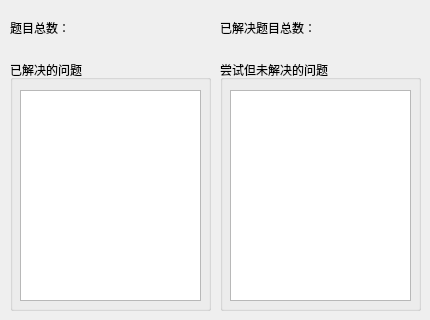
     <widget class="QWidget" name="more_fun2">
      <widget class="QGroupBox" name="p_problem_list">
       <property name="geometry">
        <rect>
         <x>10</x>
         <y>60</y>
         <width>201</width>
         <height>251</height>
        </rect>
       </property>
       <property name="title">
        <string>已解决的问题</string>
       </property>
       <widget class="QTextBrowser" name="pass_problem">
        <property name="geometry">
         <rect>
          <x>10</x>
          <y>30</y>
          <width>181</width>
          <height>211</height>
         </rect>
        </property>
       </widget>
      </widget>
      <widget class="QGroupBox" name="np_problem_list">
       <property name="geometry">
        <rect>
         <x>220</x>
         <y>60</y>
         <width>201</width>
         <height>251</height>
        </rect>
       </property>
       <property name="title">
        <string>尝试但未解决的问题</string>
       </property>
       <widget class="QTextBrowser" name="no_pass_problem">
        <property name="geometry">
         <rect>
          <x>10</x>
          <y>30</y>
          <width>181</width>
          <height>211</height>
         </rect>
        </property>
       </widget>
      </widget>
      <widget class="QLabel" name="total_problem">
       <property name="geometry">
        <rect>
         <x>10</x>
         <y>20</y>
         <width>191</width>
         <height>16</height>
        </rect>
       </property>
       <property name="text">
        <string>题目总数：</string>
       </property>
      </widget>
      <widget class="QLabel" name="p_problem_num">
       <property name="geometry">
        <rect>
         <x>220</x>
         <y>20</y>
         <width>191</width>
         <height>16</height>
        </rect>
       </property>
       <property name="text">
        <string>已解决题目总数：</string>
       </property>
      </widget>
     </widget>
